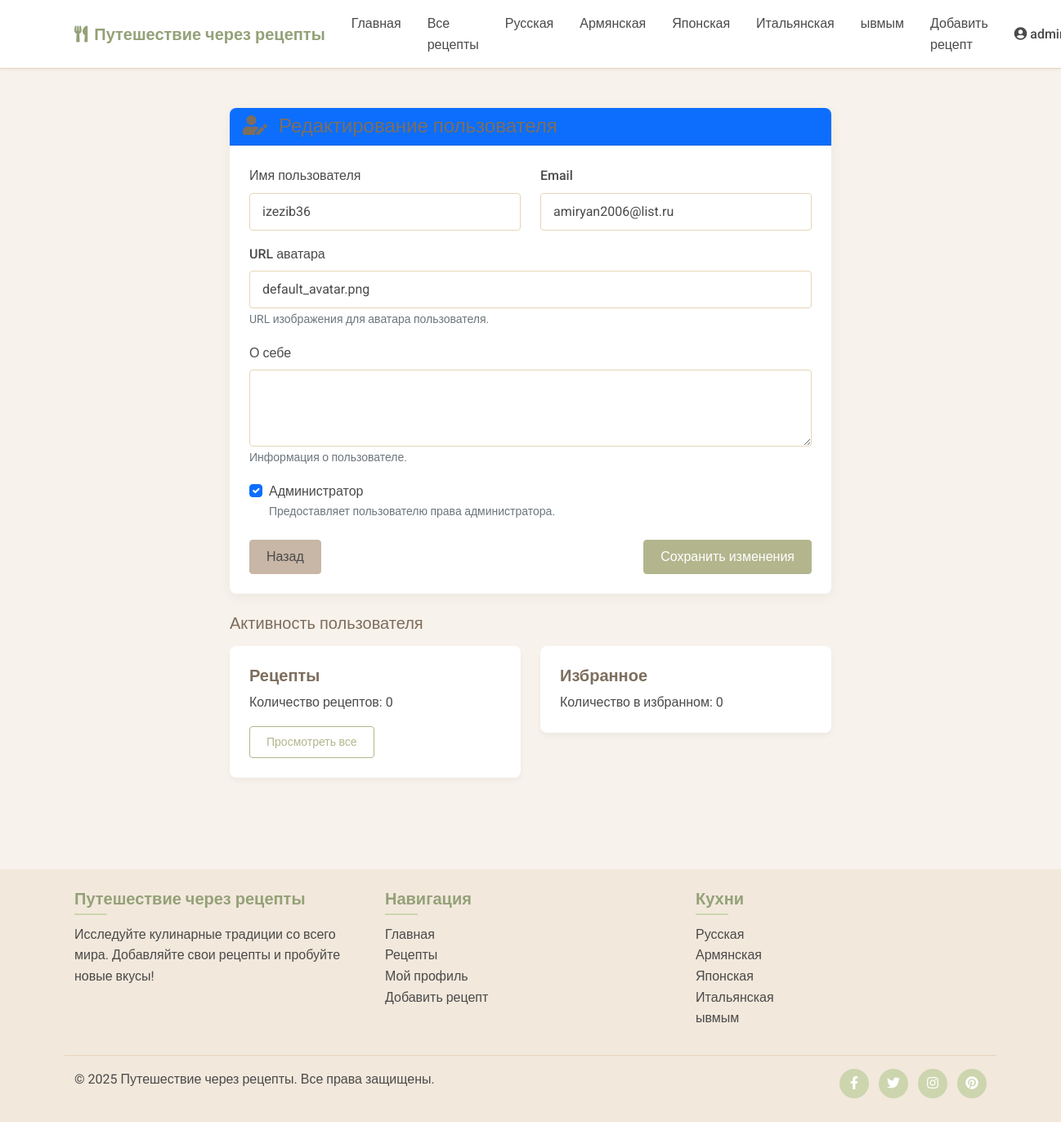
Before: /admin/edit_user/2 (signed in) with the older database file.
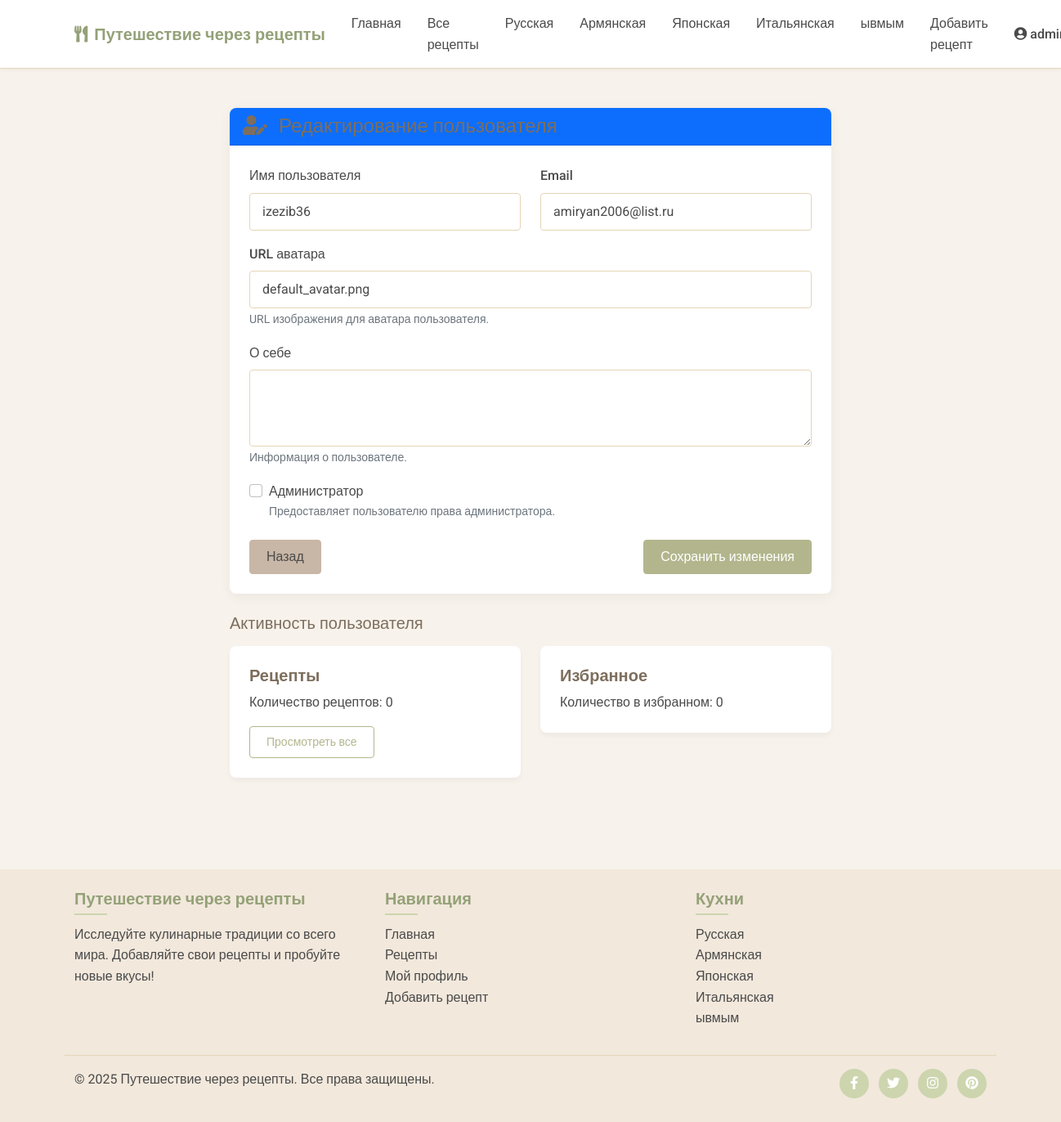
After: the same page with the newer database file.
### models.py (models this page shows, shortened)
class User(UserMixin, db.Model):
    id = db.Column(db.Integer, primary_key=True)
    username = db.Column(db.String(64), unique=True, nullable=False)
    email = db.Column(db.String(120), unique=True, nullable=False)
    password_hash = db.Column(db.String(256), nullable=False)
    is_admin = db.Column(db.Boolean, default=False)
    date_joined = db.Column(db.DateTime, default=datetime.utcnow)
    avatar = db.Column(db.String(256), default='default_avatar.png')  # URL или путь к аватарке пользователя
    bio = db.Column(db.Text, nullable=True)  # Биография пользователя
    recipes = db.relationship('Recipe', backref='author', lazy='dynamic', cascade='all, delete-orphan')
    favorites = db.relationship('Favorite', backref='user', lazy='dynamic', cascade='all, delete-orphan')
    comments = db.relationship('Comment', backref='author', lazy='dynamic', cascade='all, delete-orphan')
    ratings = db.relationship('Rating', backref='user', lazy='dynamic', cascade='all, delete-orphan')

### routes.py (the view, shortened to what this page needs)
@app.route('/admin/edit_user/<int:user_id>', methods=['GET', 'POST'])
@login_required
def admin_edit_user(user_id):
    if not current_user.is_admin:
        abort(403)  # Forbidden
    user = User.query.get_or_404(user_id)
    form = AdminUserEditForm(obj=user)
    return render_template('admin_edit_user.html', form=form, user=user)

### forms.py
class AdminUserEditForm(FlaskForm):
    username = StringField('Имя пользователя', validators=[DataRequired(), Length(min=3, max=64)])
    email = StringField('Email', validators=[DataRequired(), Email()])
    avatar = StringField('URL аватара', validators=[Optional(), Length(max=256)])
    bio = TextAreaField('О себе', validators=[Optional()])
    is_admin = BooleanField('Администратор')
    submit = SubmitField('Сохранить изменения')

### app.py (called while the page is built)
@login_manager.user_loader
def load_user(user_id):
    from models import User
    return User.query.get(int(user_id))

### routes.py (called while the page is built)
@app.before_request
def load_global_data():
    g.all_cuisines = Cuisine.query.all()

### templates/admin_edit_user.html (shortened to what this page needs)
{% extends 'base.html' %}
{% block content %}
<div class="container py-5">
    <div class="row justify-content-center">
        <div class="col-md-8">
            <div class="card shadow-custom">
                <div class="card-header bg-primary text-white">
                    <h2 class="mb-0 fs-4"><i class="fas fa-user-edit me-2"></i> Редактирование пользователя</h2>
                </div>
                <div class="card-body">
                    <form method="POST" action="{{ url_for('admin_edit_user', user_id=user.id) }}">
                        <div class="row">
                            <div class="col-md-6 mb-3">
                                {{ form.username.label(class="form-label") }}
                                {{ form.username(class="form-control") }}
                            </div>
                            <div class="col-md-6 mb-3">
                                {{ form.email.label(class="form-label") }}
                                {{ form.email(class="form-control") }}
                            </div>
                        </div>
                        <div class="mb-3">
                            {{ form.avatar.label(class="form-label") }}
                            {{ form.avatar(class="form-control") }}
                            <small class="form-text text-muted">URL изображения для аватара пользователя.</small>
                        </div>
                        <div class="mb-3">
                            {{ form.bio.label(class="form-label") }}
                            {{ form.bio(class="form-control", rows=3) }}
                            <small class="form-text text-muted">Информация о пользователе.</small>
                        </div>
                        <div class="mb-4 form-check">
                            {{ form.is_admin(class="form-check-input") }}
                            {{ form.is_admin.label(class="form-check-label") }}
                            <small class="d-block text-muted">Предоставляет пользователю права администратора.</small>
                        </div>
                        <div class="d-flex justify-content-between">
                            <a href="{{ url_for('admin_dashboard') }}" class="btn btn-secondary">Назад</a>
                            {{ form.submit(class="btn btn-primary") }}
                        </div>
                    </form>
                </div>
            </div>
            <div class="mt-4">
                <h3 class="fs-5 mb-3">Активность пользователя</h3>
                <div class="row">
                    <div class="col-md-6">
                        <div class="card mb-3">
                            <div class="card-body">
                                <h5 class="card-title">Рецепты</h5>
                                <p class="card-text">Количество рецептов: {{ user.recipes.count() }}</p>
                                <a href="{{ url_for('recipes') }}?author={{ user.id }}" class="btn btn-outline-primary btn-sm">Просмотреть все</a>
                            </div>
                        </div>
                    </div>
                    <div class="col-md-6">
                        <div class="card mb-3">
                            <div class="card-body">
                                <h5 class="card-title">Избранное</h5>
                                <p class="card-text">Количество в избранном: {{ user.favorites.count() }}</p>
                            </div>
                        </div>
                    </div>
                </div>
            </div>
        </div>
    </div>
</div>
{% endblock %}

Changed rows visible on the page:
changed User "izezib36": is_admin "☑" → "☐"
